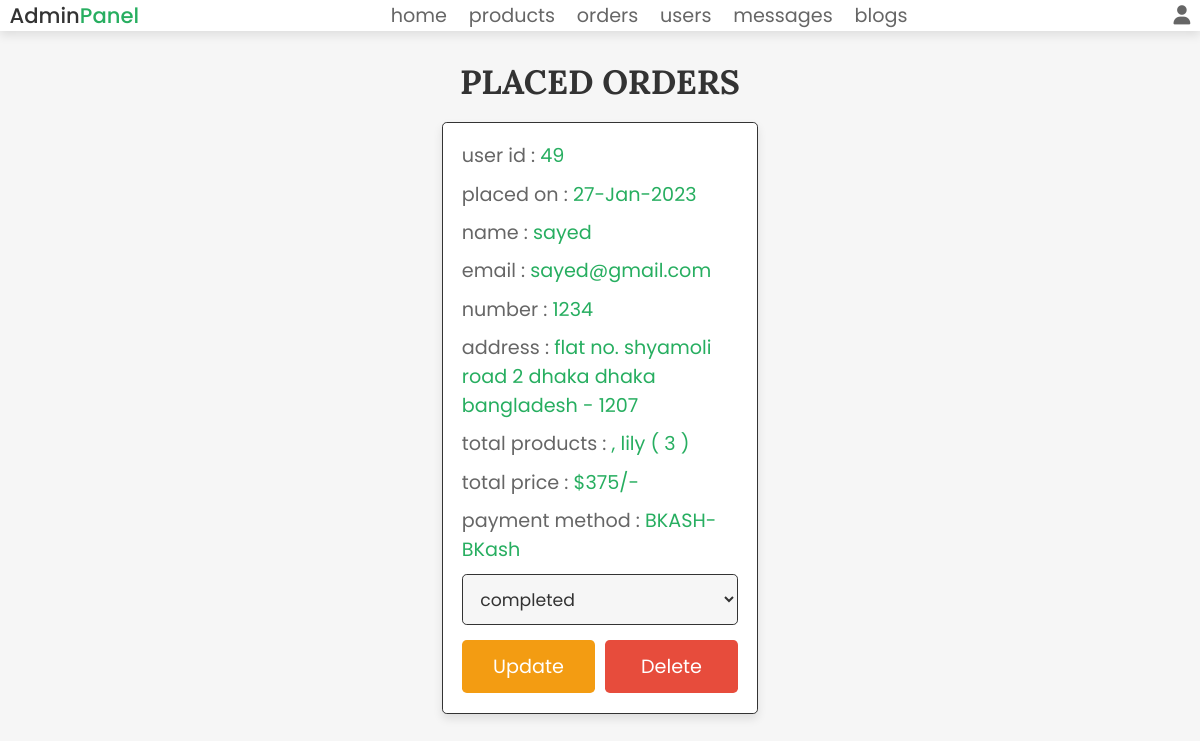
/admin_orders.php (signed in), run on the app's committed database.
### tables this page shows
CREATE TABLE `orders` (
  `id` int(100) NOT NULL,
  `user_id` int(100) NOT NULL,
  `name` varchar(100) NOT NULL,
  `number` varchar(12) NOT NULL,
  `email` varchar(100) NOT NULL,
  `method` varchar(50) NOT NULL,
  `address` varchar(500) NOT NULL,
  `total_products` varchar(1000) NOT NULL,
  `total_price` int(100) NOT NULL,
  `placed_on` varchar(50) NOT NULL,
  `transaction_id` varchar(100) NOT NULL,
  `payment_status` varchar(20) NOT NULL DEFAULT 'pending'
);

### admin_orders.php (the view, shortened to what this page needs)
<?php
@include 'config.php';
?>
<!DOCTYPE html>
<html lang="en">
<head>
   <link rel="stylesheet" href="https://cdnjs.cloudflare.com/ajax/libs/font-awesome/6.1.1/css/all.min.css">
   <link rel="stylesheet" href="css/admin_style.css">
</head>
<body>
<?php include 'admin_header.php'; ?>
<section class="placed-orders">
   <h1 class="title">placed orders</h1>
   <div class="box-container">
      <?php
         $select_orders = $conn->prepare("SELECT * FROM `orders`");
         $select_orders->execute();
         if($select_orders->rowCount() > 0){
            while($fetch_orders = $select_orders->fetch(PDO::FETCH_ASSOC)){
      ?>
      <div class="box">
         <p> user id : <span><?= $fetch_orders['user_id']; ?></span> </p>
         <p> placed on : <span><?= $fetch_orders['placed_on']; ?></span> </p>
         <p> name : <span><?= $fetch_orders['name']; ?></span> </p>
         <p> email : <span><?= $fetch_orders['email']; ?></span> </p>
         <p> number : <span><?= $fetch_orders['number']; ?></span> </p>
         <p> address : <span><?= $fetch_orders['address']; ?></span> </p>
         <p> total products : <span><?= $fetch_orders['total_products']; ?></span> </p>
         <p> total price : <span>$<?= $fetch_orders['total_price']; ?>/-</span> </p>
         <p> payment method : <span><?= $fetch_orders['method']; ?></span> </p>
         <form action="" method="POST">
            <select name="update_payment" class="drop-down">
               <option value="" selected disabled><?= $fetch_orders['payment_status']; ?></option>
            </select>
            <div class="flex-btn">
               <input type="submit" name="update_order" class="option-btn" value="update">
               <a href="admin_orders.php?delete=<?= $fetch_orders['id']; ?>" class="delete-btn" onclick="return confirm('delete this order?');">delete</a>
            </div>
         </form>
      </div>
      <?php
         }
      }else{
         echo '<p class="empty">no orders placed yet!</p>';
      }
      ?>
   </div>
</section>
</body>
</html>

### css/admin_style.css (style rules this page uses)
.placed-orders .box-container { display: grid; grid-template-columns: repeat(auto-fit, 33rem); gap: 1.5rem; align-items: flex-start; justify-content: center; }
.placed-orders .box-container .box { border: var(--border); box-shadow: var(--box-shadow); background-color: var(--white); border-radius: .5rem; padding: 2rem; }
.placed-orders .box-container .box p { margin-bottom: 1rem; line-height: 1.5; font-size: 2rem; color: var(--light-color); }
.placed-orders .box-container .box p span { color: var(--green); }
.placed-orders .box-container .box .drop-down { width: 100%; padding: 1.2rem 1.4rem; font-size: 1.8rem; border: var(--border); border-radius: .5rem; background-color: var(--light-bg); margin-bottom: .5rem; }

### css/components.css (style rules this page uses)
:root { --green: #27ae60; --orange: #f39c12; --red: #e74c3c; --black: #333; --light-color: #666; --white: #fff; --light-bg: #f6f6f6; --border: .2rem solid var(--black); --box-shadow: 0 .5rem 1rem rgba(0, 0, 0, .1); --swiper-theme-color: #27ae60 !important; --outline: .1rem solid rgba(0, 0, 0, .1); --outline-hover: .2rem solid var(--black); }
* { font-family: 'Poppins', sans-serif; margin: 0; padding: 0; box-sizing: border-box; outline: none; border: none; text-decoration: none; color: var(--black); }
body { background-color: var(--light-bg); }
html { font-size: 60%; overflow-x: hidden; scroll-behavior: smooth; scroll-padding-top: 6.5rem; }
section { padding: 3rem 2rem; max-width: 1200px; margin: 0 auto; }
.btn, .delete-btn, .option-btn { display: block; width: 100%; margin-top: 1rem; border-radius: .5rem; color: var(--white); font-size: 2rem; padding: 1.3rem 3rem; text-transform: capitalize; cursor: pointer; text-align: center; }
.delete-btn { background-color: var(--red); }
.option-btn { background-color: var(--orange); }
.flex-btn { display: flex; flex-wrap: wrap; gap: 1rem; }
.flex-btn>* { flex: 1; }
.title { text-align: center; margin-bottom: 2rem; text-transform: uppercase; color: var(--black); font-size: 3.5rem; font-family: 'Lora', sans-serif; }

### data on the page
orders: user "49", placed_on "27-Jan-2023", name "sayed", email "sayed@gmail.com", number "1234", address "flat no. shyamoli road 2 dhaka dhaka bangladesh - 1207", total_products ", lily ( 3 )", total_price "375", method "BKASH-BKash", update_payment "completed"
